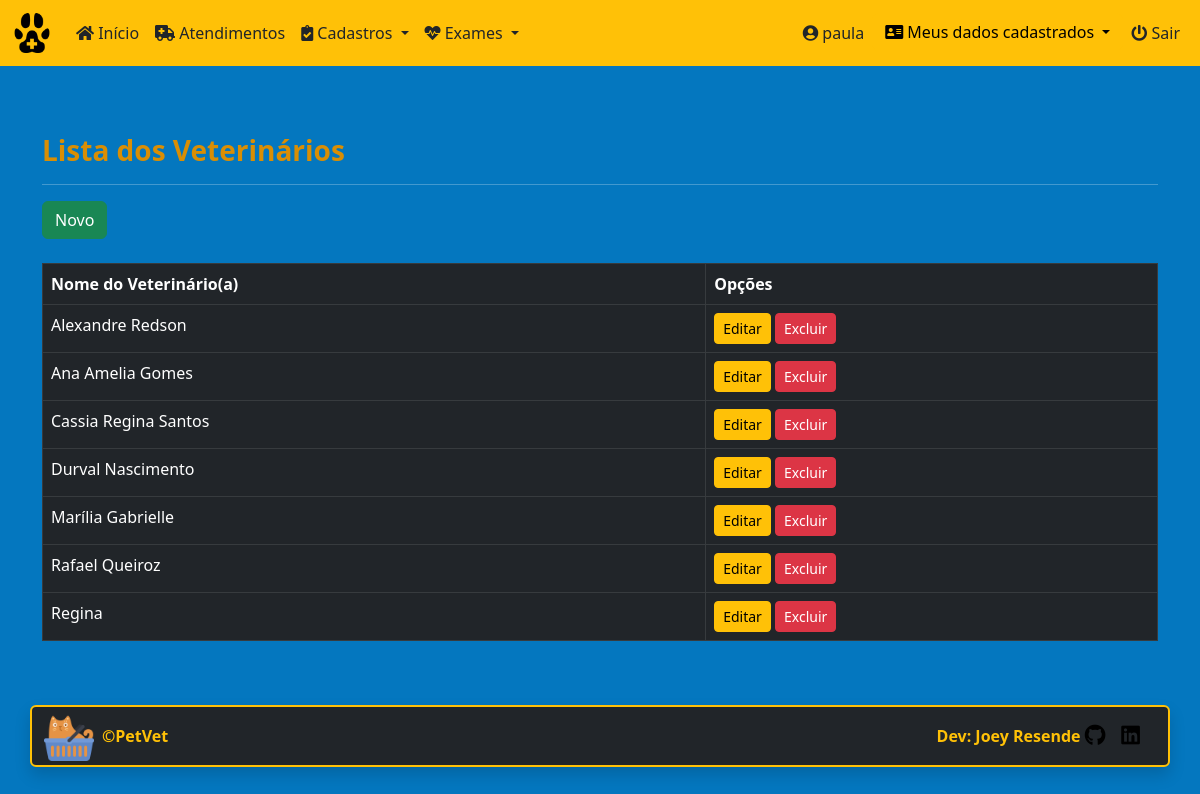
Page /petvet/vets/ (signed in) on the committed database.
### core/models.py (models this page shows, shortened)
class Vet(models.Model):
    vet_name = models.CharField(
        max_length=30, verbose_name='Nome')
    class Meta:
        ordering = ['vet_name']

### core/views.py (the view)
# urls.py: path('vets/', VetList.as_view(), name='vets'),
class VetList(LoginRequiredMixin, ListView):
    login_url = reverse_lazy('login')
    model = Vet
    template_name = 'core/vet_list.html'

### core/templates/core/vet_list.html (shortened to what this page needs)
{% extends 'core/base_model.html' %}
{% load static %}
{% block content %}
<h3><strong>Lista dos Veterinários</strong></h3>
<hr>
<a href="{% url 'vet_new' %}" class="btn btn-success btn">Novo</a><br><br>
<div class="table-responsive">
  <table class="table table-bordered table-hover table-dark" id="vet_table">
    <thead class="thead-dark">
      <tr>
        <th>Nome do Veterinário(a)</th>
        <th>Opções</th>
      </tr>
    </thead>
    <tbody>
      {% for each in object_list %}
      <tr>
        <td>{{ each.vet_name }}</td>
        <td>
          <a href="{% url 'vet_edit' each.pk %}" class="btn btn-warning btn-sm">Editar</a>
          <a href="{% url 'vet_delete' each.pk %}" class="btn btn-danger btn-sm">Excluir</a>
        </td>
      </tr>
      {% empty %}
      <tr>
        <td colspan="4">Nenhum Veterinário cadastrado.</td>
      </tr>
      {% endfor %}
    </tbody>
  </table>
</div>
{% endblock %}

### core/templates/core/base_model.html (shortened to what this page needs)
{% load static %}
<!DOCTYPE html>
<html lang="pt-br" class="h-100">
<head>
  <link rel="stylesheet" href="{% static 'css/bootstrap.min.css/' %}" />
  <link rel="stylesheet" href="https://cdnjs.cloudflare.com/ajax/libs/font-awesome/5.11.2/css/all.css">
  <link rel="stylesheet" href="{% static 'css/styles.css/' %}" />
  <link rel="stylesheet" type="text/css" href="https://cdn.datatables.net/v/bs5/dt-1.11.5/datatables.min.css" />
</head>
<body class="d-flex flex-column h-100">
  <main role="main" class="flex-shrink-0  ">
    {% block menu %}
    <nav class="navbar navbar-expand-lg bg-warning" aria-label="Sixth navbar example">
      <div class="container-fluid">
        <a class="navbar-brand" href="{% url 'index' %}">
          <img src="{% static 'img/favicon.ico/' %}" height="40" alt="" />
        </a>
        <div class="collapse navbar-collapse" id="navbarsExample06">
          <ul class="navbar-nav me-auto mb-2 mb-xl-0">
            <li class="nav-item">
              <a class="nav-link text-dark" href="{% url 'index' %}">
                <i class="fa fa-home" aria-hidden="true"></i>
                Início
              </a>
            </li>
            <li class="nav-item">
              <a class="nav-link text-dark" href="{% url 'medical_cares' %}">
                <i class="fas fa-ambulance" aria-hidden="true"></i>
                Atendimentos
              </a>
            </li>
            <li class="nav-item dropdown">
              <a class="nav-link text-dark dropdown-toggle" href="#" data-bs-toggle="dropdown" aria-expanded="false">
                <i class="fas fa-clipboard-check" aria-hidden="true"></i>
                Cadastros
              </a>
            </li>
            <li class="nav-item dropdown">
              <a class="nav-link text-dark dropdown-toggle" href="#" data-bs-toggle="dropdown" aria-expanded="false">
                <i class="fas fa-heartbeat" aria-hidden="true"></i>
                Exames
              </a>
            </li>
          </ul>
          <div class="collapse navbar-collapse d-lg-flex justify-content-end">
            <ul class="navbar-nav bd-navbar-nav flex=row">
              {% if request.user.is_authenticated %}
              <li class="nav-item">
                <a class="nav-link text-dark" href="{% url 'meus_dados' %}">
                  <i class="fas fa-user-circle" aria-hidden="true"></i>
                  <span id="username">{{ request.user }}</span>
                </a>
              </li>
              <div class="dropdown">
                <button type="button" class="btn btn-warning dropdown-toggle" data-bs-toggle="dropdown" aria-expanded="false" data-bs-auto-close="outside">
                  <i class="fas fa-address-card" aria-hidden="true"></i>
                  Meus dados cadastrados
                </button>
              </div>
              <li class="nav-item">
                <a class="nav-link text-dark" href="{% url 'logout' %}">
                  <i class="fas fa-power-off" aria-hidden="true"></i>
                  Sair
                </a>
              </li>
              {% endif %}
            </ul>
          </div>
         </div>
      </div>
    </nav>
    {% endblock %}
    <div class="container py-5">
      {% block content %}
      {% endblock %}
    </div>
  </main>
{% block footer %}
<div class="container border border-warning border-2  rounded shadow bg-dark">
  <footer class="d-flex flex-wrap justify-content-between align-items-center py-1">
    <div class="col-md-4 d-flex align-items-center">
      <a href="{% url 'index' %}" class="mb-3 me-2 mb-md-0">
        <img src="{% static 'img/cat_yellow.png/' %}" width="50" height="50" alt="">
      </a>
      <span class="mb-3 mb-md-0 text-warning"><strong>&copy;PetVet</strong></span>
    </div>
    <ul class="nav col-md-4 justify-content-end list-unstyled d-flex">
      <li class="ms-3 text-warning"><strong>Dev: Joey Resende</strong>  <a href="https://github.com/Joey-Resende" target="_blank">
        <i class="fab fa-github fa-lg text-black" aria-hidden="true"></i>
      </a></li>
      <li class="ms-3"><a href="https://www.linkedin.com/in/givanildo-resende/" target="_blank">
        <i class="fab fa-linkedin fa-lg text-black" aria-hidden="true"></i>
      </a></li>
    </ul>
  </footer>
</div>
{% endblock %}
</body>
</html>

### static/css/styles.css (style rules this page uses)
:root { --preto: #000000; --branco-1: #ffffff; --branco-2: #E0E2DD; --azul-1: #0477BF; --azul-2: #0388A6; --azul-3: #003570; --amarelo-1: #F2CB05; --amarelo-2: #D98E04; }
body { background-color: var(--azul-1); color: var(--preto); padding-bottom: 20px; }
h3 { color: var(--amarelo-2); }
div { color: var(--branco-1); }
.navbar { background-color: var(--amarelo-1); color: var(--amarelo-2); margin-bottom: 20px; }

### rows in the picture
Vet: vet_name "Alexandre Redson"
Vet: vet_name "Ana Amelia Gomes"
Vet: vet_name "Cassia Regina Santos"
Vet: vet_name "Durval Nascimento"
Vet: vet_name "Marília Gabrielle"
Vet: vet_name "Rafael Queiroz"
Vet: vet_name "Regina"

### other values in the picture
{{ request.user }} "paula"
